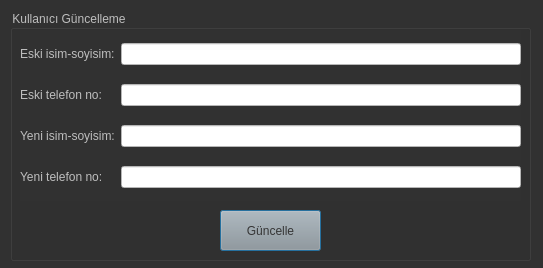
<?xml version="1.0" encoding="UTF-8"?>
<ui version="4.0">
 <class>userUpdatePage</class>
 <widget class="QDialog" name="userUpdatePage">
  <property name="geometry">
   <rect>
    <x>0</x>
    <y>0</y>
    <width>543</width>
    <height>268</height>
   </rect>
  </property>
  <property name="windowTitle">
   <string>Dialog</string>
  </property>
  <property name="styleSheet">
   <string notr="true">background-color: rgb(49, 49, 49);</string>
  </property>
  <widget class="QGroupBox" name="groupBox">
   <property name="geometry">
    <rect>
     <x>10</x>
     <y>10</y>
     <width>521</width>
     <height>251</height>
    </rect>
   </property>
   <property name="styleSheet">
    <string notr="true">color: rgb(190, 190, 190);
font: 9pt &quot;MS Shell Dlg 2&quot;;</string>
   </property>
   <property name="title">
    <string>Kullanıcı Güncelleme</string>
   </property>
   <widget class="QWidget" name="gridLayoutWidget">
    <property name="geometry">
     <rect>
      <x>10</x>
      <y>20</y>
      <width>501</width>
      <height>171</height>
     </rect>
    </property>
    <layout class="QGridLayout" name="gridLayout">
     <item row="3" column="0">
      <widget class="QLabel" name="label">
       <property name="text">
        <string>Eski isim-soyisim:</string>
       </property>
      </widget>
     </item>
     <item row="4" column="0">
      <widget class="QLabel" name="label_2">
       <property name="text">
        <string>Eski telefon no:</string>
       </property>
      </widget>
     </item>
     <item row="3" column="2">
      <widget class="QLineEdit" name="oldNameEdit">
       <property name="styleSheet">
        <string notr="true">background-color: rgb(255, 255, 255);
color: rgb(42, 42, 42);</string>
       </property>
       <property name="text">
        <string/>
       </property>
      </widget>
     </item>
     <item row="4" column="2">
      <widget class="QLineEdit" name="oldPhoneEdit">
       <property name="styleSheet">
        <string notr="true">background-color: rgb(255, 255, 255);
color: rgb(42, 42, 42);</string>
       </property>
       <property name="text">
        <string/>
       </property>
      </widget>
     </item>
     <item row="6" column="0">
      <widget class="QLabel" name="label_4">
       <property name="text">
        <string>Yeni telefon no:</string>
       </property>
      </widget>
     </item>
     <item row="5" column="0">
      <widget class="QLabel" name="label_3">
       <property name="text">
        <string>Yeni isim-soyisim:</string>
       </property>
      </widget>
     </item>
     <item row="6" column="2">
      <widget class="QLineEdit" name="newPhoneEdit">
       <property name="styleSheet">
        <string notr="true">background-color: rgb(255, 255, 255);
color: rgb(42, 42, 42);</string>
       </property>
      </widget>
     </item>
     <item row="5" column="2">
      <widget class="QLineEdit" name="newNameEdit">
       <property name="styleSheet">
        <string notr="true">background-color: rgb(255, 255, 255);
color: rgb(42, 42, 42);</string>
       </property>
      </widget>
     </item>
    </layout>
   </widget>
   <widget class="QPushButton" name="updateButton">
    <property name="geometry">
     <rect>
      <x>210</x>
      <y>200</y>
      <width>101</width>
      <height>41</height>
     </rect>
    </property>
    <property name="styleSheet">
     <string notr="true">background-color: rgb(152, 152, 152);
color: rgb(53, 53, 53);</string>
    </property>
    <property name="text">
     <string>Güncelle</string>
    </property>
   </widget>
  </widget>
 </widget>
 <resources/>
 <connections/>
</ui>
